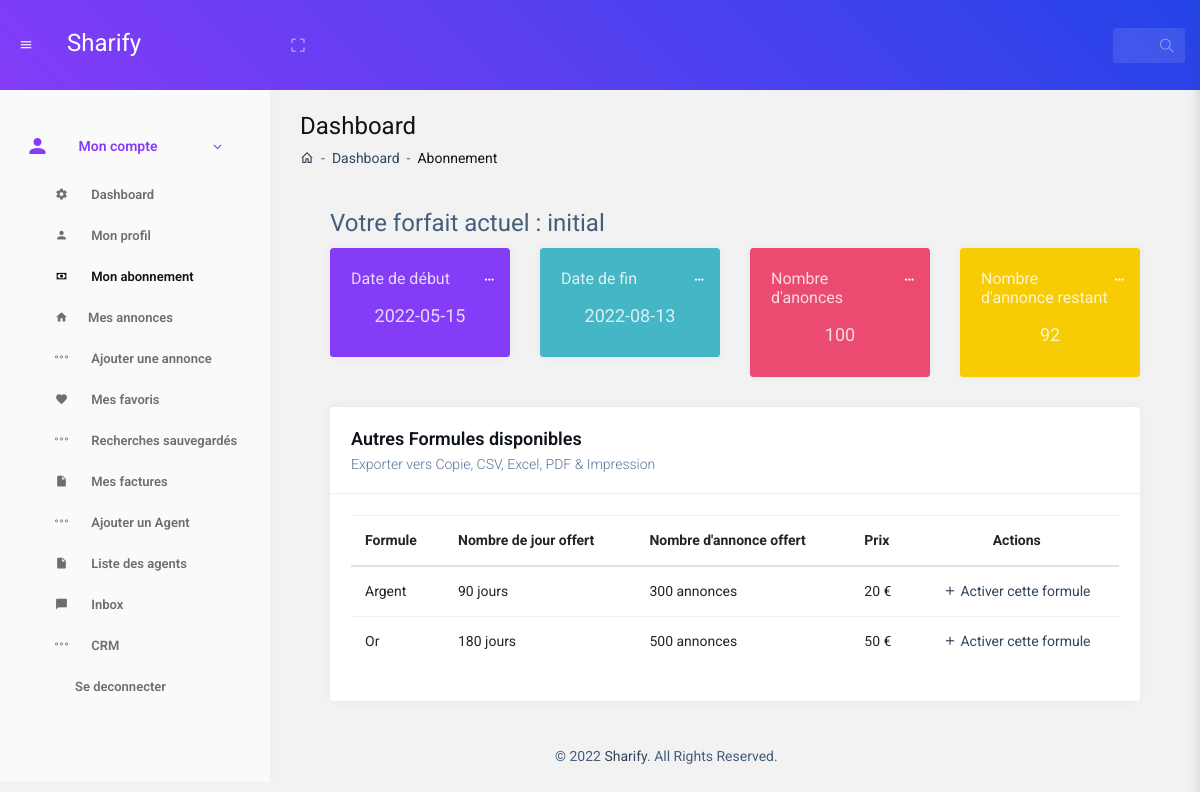
Page /dashboard/pricing.php (signed in) on the committed database.
### tables this page shows
CREATE TABLE `plan_abonnement` (
  `id` int NOT NULL,
  `nom` varchar(50) NOT NULL,
  `nombre_jour` int NOT NULL,
  `nb_annonce` int NOT NULL,
  `prix` int NOT NULL,
  `description` text NOT NULL
);

CREATE TABLE `abonnement` (
  `id` int NOT NULL,
  `compte` int NOT NULL,
  `debut` date NOT NULL,
  `fin` date NOT NULL,
  `pack` int NOT NULL
);

### app/database/models.php (called while the page is built, shortened)
<?php
class model
{
	private function conn()
	{
		require(__DIR__ . '/../config.php');
		$data_base_connector = new PDO('mysql:host=' . $DB_HOST . ';dbname=' . $DB_NAME, $DB_USER, $DB_PASS);
		return $data_base_connector;
	}
	public function read($table, $field, $limit = 0, $order_by='', $desc='')
	{
		if ($limit == 0) {
			$db = $this->conn();
			$read_request = $db->query('SELECT ' . $field . ' FROM ' . $table . '');
			return $read_request;
		}
	}
	public function read_filter_once($table, $field, $sfield, $value)
	{
		$db = $this->conn();
		$read_request = $db->prepare('SELECT ' . $field . ' FROM ' . $table . ' WHERE ' . $sfield . '=?');
		$read_request->execute(array($value));
		return $read_request;
	}
	public function countAll($table, $field="", $sfield="", $value="")
	{
		if($field!="" AND  $field!="" AND $value!=""){
			$paylod=$this->read_filter_once($table, $field, $sfield, $value);
			return $paylod->rowCount();
		}
		else{
			$paylod = $this->read($table, '*');
		return $paylod->rowCount();
		}
	}
}

### dashboard/pricing.php (the view, shortened to what this page needs)
<!DOCTYPE html>
<html lang="en">
<head>
	<link rel="stylesheet" href="./assets/vendor_components/bootstrap/dist/css/bootstrap.min.css">
	<link rel="stylesheet" type="text/css" href="./assets/vendor_components/datatable/datatables.min.css" />
	<link rel="stylesheet" href="css/style.css">
	<link rel="stylesheet" href="css/skin_color.css">
</head>
<body class="hold-transition light-skin sidebar-mini theme-blackberry">
	<div class="wrapper">
		<?php
		require('nav.php');
		?>
		<div class="content-wrapper">
			<div class="container-full">
				<div class="content-header">
					<div class="d-flex align-items-center">
						<div class="mr-auto">
							<h3 class="page-title">Dashboard</h3>
							<div class="d-inline-block align-items-center">
								<nav>
									<ol class="breadcrumb">
										<li class="breadcrumb-item"><a href="#"><i class="mdi mdi-home-outline"></i></a></li>
										<li class="breadcrumb-item" aria-current="page">Dashboard</li>
										<li class="breadcrumb-item active" aria-current="page">Abonnement</li>
									</ol>
								</nav>
							</div>
						</div>
					</div>
					<section class="content">
						<?php
								require('../app/database/models.php');
								$id = $_SESSION['id'];
								$model = new model();
								$abo = $model->read_filter_once('abonnement', '*', 'compte', $id);
								$abo_info = $abo->fetch();
								$plan = $model->read_filter_once('plan_abonnement', '*', 'id', $abo_info['pack']);
								$plan_info = $plan->fetch();
								$user_annonce = $model->countAll('annonce', '*', 'compte_agence', $id);
                                $payload = $model->read("plan_abonnement", '*');
						?>
						<h3>Votre forfait actuel : <?php echo ($plan_info['nom']) ?></h3>
						<div class="row">
							<div class="col-xl-3 col-md-6 col-12 ">
								<div class="box box-inverse box-primary">
									<div class="box-body">
										<div class="flexbox">
											<h5>Date de début</h5>
											<div class="dropdown">
												<span class="dropdown-toggle no-caret" data-toggle="dropdown"><i class="ion-android-more-vertical rotate-90"></i></span>
											</div>
										</div>
										<div class="text-center my-2">
											<div class="font-size-60"><h4><?php echo ($abo_info['debut']) ?></h4></div>
										</div>
									</div>
								</div>
							</div>
							<div class="col-xl-3 col-md-6 col-12 ">
								<div class="box box-inverse box-success">
									<div class="box-body">
										<div class="flexbox">
											<h5>Date de fin</h5>
											<div class="dropdown">
												<span class="dropdown-toggle no-caret" data-toggle="dropdown"><i class="ion-android-more-vertical rotate-90"></i></span>
											</div>
										</div>
										<div class="text-center my-2">
											<div class="font-size-60"><h4><?php echo ($abo_info['fin']) ?></h4></div>
										</div>
									</div>
								</div>
							</div>
							<div class="col-xl-3 col-md-6 col-12">
								<div class="box box-inverse box-danger">
									<div class="box-body">
										<div class="flexbox">
											<h5>Nombre d'anonces</h5>
											<div class="dropdown">
												<span class="dropdown-toggle no-caret" data-toggle="dropdown"><i class="ion-android-more-vertical rotate-90"></i></span>
											</div>
										</div>
										<div class="text-center my-2">
											<div class="font-size-60"><h4><?php echo ($plan_info['nb_annonce']) ?></h4></div>
										</div>
									</div>
								</div>
							</div>
							<div class="col-xl-3 col-md-6 col-12">
								<div class="box box-inverse box-warning">
									<div class="box-body">
										<div class="flexbox">
											<h5>Nombre d'annonce restant</h5>
											<div class="dropdown">
												<span class="dropdown-toggle no-caret" data-toggle="dropdown"><i class="ion-android-more-vertical rotate-90"></i></span>
											</div>
										</div>
										<div class="text-center my-2">
											<div class="font-size-60"><h4><?php echo ($plan_info['nb_annonce']-$user_annonce) ?></h4></div>
										</div>
									</div>
								</div>
							</div>
						</div>
						<div class="row">
							<div class="col-12">
								<div class="box">
									<div class="box-header with-border">
										<h4 class="box-title">Autres Formules disponibles</h4>
										<h6 class="box-subtitle">Exporter vers Copie, CSV, Excel, PDF & Impression</h6>
									</div>
									<div class="box-body">
										<div class="table-responsive">
											<table id="example" class="table table-lg invoice-archive">
												<thead>
													<tr>
														<th>Formule</th>
														<th>Nombre de jour offert</th>
														<th>Nombre d'annonce offert</th>
														<th>Prix</th>
														<th class="text-center">Actions</th>
													</tr>
												</thead>
												<tbody>
													<?php
													while ($plan = $payload->fetch()) {
                                                        if($plan['id']==1){}
                                                        else{
                                                            echo ('
                                                            <tr>
                                                        <td>' . $plan['nom'] . '</td>
                                                        <td>' . $plan['nombre_jour'] . ' jours</td>
                                                        <td>' . $plan['nb_annonce'] . ' annonces</td>
                                                        <td>
                                                            <h6 class="mb-0">
                                                            ' . $plan['prix'] . ' €
                                                            </h6>
                                                        </td>
                                                        <td class="text-center">
                                                        <div class="list-icons d-inline-flex">
                                                                <div class="list-icons-item dropdown">
                                                                <a href="#" ><i class="mdi mdi-plus"></i> Activer cette formule</a>
                                                            </div>
                                                        </td>
                                                    </tr>
                                                            '
                                                                    );
                                                        }
													}
													?>
												</tbody>
											</table>
										</div>
									</div>
								</div>
							</div>
						</div>
					</section>
				</div>
			</div>
			<footer class="main-footer">
				&copy; 2022 <a href="https://www.Sharify.com/">Sharify</a>. All Rights Reserved.
			</footer>
		</div>
</body>
</html>

### rows in the picture
plan_abonnement: nom "initial", nb_annonce "100", $plan_info['nb_annonce']-$user_annonce "92"
abonnement: debut "2022-05-15", fin "2022-08-13"
plan_abonnement: nom "Argent", nombre_jour "90", nb_annonce "300", prix "20"
plan_abonnement: nom "Or", nombre_jour "180", nb_annonce "500", prix "50"
